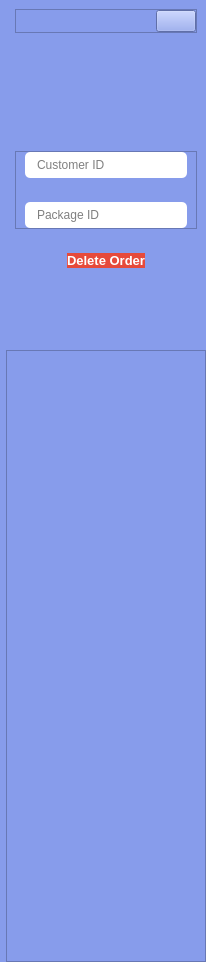
     <widget class="QCustomSlideMenu" name="deleteOrdersMenu" native="true">
      <property name="minimumSize">
       <size>
        <width>0</width>
        <height>658</height>
       </size>
      </property>
      <property name="maximumSize">
       <size>
        <width>0</width>
        <height>16777215</height>
       </size>
      </property>
      <property name="styleSheet">
       <string notr="true">background-color: #879CEB;</string>
      </property>
      <layout class="QVBoxLayout" name="verticalLayout_99">
       <property name="spacing">
        <number>0</number>
       </property>
       <property name="leftMargin">
        <number>6</number>
       </property>
       <property name="topMargin">
        <number>0</number>
       </property>
       <property name="rightMargin">
        <number>0</number>
       </property>
       <property name="bottomMargin">
        <number>0</number>
       </property>
       <item>
        <widget class="QWidget" name="widget_48" native="true">
         <property name="minimumSize">
          <size>
           <width>200</width>
           <height>350</height>
          </size>
         </property>
         <property name="styleSheet">
          <string notr="true">background-color: #879CEB;</string>
         </property>
         <layout class="QVBoxLayout" name="verticalLayout_100">
          <property name="spacing">
           <number>24</number>
          </property>
          <property name="bottomMargin">
           <number>0</number>
          </property>
          <item>
           <widget class="QFrame" name="frame_79">
            <property name="sizePolicy">
             <sizepolicy hsizetype="Preferred" vsizetype="Fixed">
              <horstretch>0</horstretch>
              <verstretch>0</verstretch>
             </sizepolicy>
            </property>
            <property name="styleSheet">
             <string notr="true">background-color: #879CEB;</string>
            </property>
            <property name="frameShape">
             <enum>QFrame::StyledPanel</enum>
            </property>
            <property name="frameShadow">
             <enum>QFrame::Raised</enum>
            </property>
            <layout class="QHBoxLayout" name="horizontalLayout_71">
             <property name="spacing">
              <number>0</number>
             </property>
             <property name="leftMargin">
              <number>0</number>
             </property>
             <property name="topMargin">
              <number>0</number>
             </property>
             <property name="rightMargin">
              <number>0</number>
             </property>
             <property name="bottomMargin">
              <number>0</number>
             </property>
             <item alignment="Qt::AlignRight">
              <widget class="QPushButton" name="closeDeleteOrdersMenu">
               <property name="text">
                <string/>
               </property>
               <property name="icon">
                <iconset>
                 <normaloff>../SSIS v@/Resource/closeIcon.png</normaloff>../SSIS v@/Resource/closeIcon.png</iconset>
               </property>
               <property name="iconSize">
                <size>
                 <width>24</width>
                 <height>24</height>
                </size>
               </property>
              </widget>
             </item>
            </layout>
           </widget>
          </item>
          <item alignment="Qt::AlignHCenter">
           <widget class="QLabel" name="label_31">
            <property name="minimumSize">
             <size>
              <width>70</width>
              <height>70</height>
             </size>
            </property>
            <property name="maximumSize">
             <size>
              <width>70</width>
              <height>70</height>
             </size>
            </property>
            <property name="text">
             <string/>
            </property>
            <property name="pixmap">
             <pixmap>resource/orders.png</pixmap>
            </property>
            <property name="scaledContents">
             <bool>true</bool>
            </property>
           </widget>
          </item>
          <item>
           <widget class="QFrame" name="frame_80">
            <property name="frameShape">
             <enum>QFrame::StyledPanel</enum>
            </property>
            <property name="frameShadow">
             <enum>QFrame::Raised</enum>
            </property>
            <layout class="QVBoxLayout" name="verticalLayout_101">
             <property name="spacing">
              <number>24</number>
             </property>
             <property name="topMargin">
              <number>0</number>
             </property>
             <property name="bottomMargin">
              <number>0</number>
             </property>
             <item>
              <widget class="QLineEdit" name="deleteOrderNameCus">
               <property name="font">
                <font>
                 <kerning>false</kerning>
                </font>
               </property>
               <property name="mouseTracking">
                <bool>true</bool>
               </property>
               <property name="styleSheet">
                <string notr="true">QLineEdit {
	background-color: #FFFFFF;
	padding: 5px 10px;
	border-radius: 5px;
}</string>
               </property>
               <property name="text">
                <string/>
               </property>
               <property name="frame">
                <bool>true</bool>
               </property>
               <property name="placeholderText">
                <string>Customer ID</string>
               </property>
              </widget>
             </item>
             <item>
              <widget class="QLineEdit" name="deleteOrderNamePack">
               <property name="font">
                <font>
                 <kerning>false</kerning>
                </font>
               </property>
               <property name="mouseTracking">
                <bool>true</bool>
               </property>
               <property name="styleSheet">
                <string notr="true">QLineEdit {
	background-color: #FFFFFF;
	padding: 5px 10px;
	border-radius: 5px;
}</string>
               </property>
               <property name="text">
                <string/>
               </property>
               <property name="frame">
                <bool>true</bool>
               </property>
               <property name="placeholderText">
                <string>Package ID</string>
               </property>
              </widget>
             </item>
            </layout>
           </widget>
          </item>
          <item alignment="Qt::AlignHCenter">
           <widget class="QPushButton" name="deleteOrderMenuBtn">
            <property name="font">
             <font>
              <pointsize>10</pointsize>
              <bold>true</bold>
              <strikeout>false</strikeout>
             </font>
            </property>
            <property name="cursor">
             <cursorShape>PointingHandCursor</cursorShape>
            </property>
            <property name="styleSheet">
             <string notr="true">	background-color: #e64a3b;
	border-radius: 10px;
	color: #FFFFFF;</string>
            </property>
            <property name="text">
             <string>Delete Order</string>
            </property>
           </widget>
          </item>
          <item>
           <spacer name="verticalSpacer_40">
            <property name="orientation">
             <enum>Qt::Vertical</enum>
            </property>
            <property name="sizeHint" stdset="0">
             <size>
              <width>20</width>
              <height>40</height>
             </size>
            </property>
           </spacer>
          </item>
         </layout>
        </widget>
       </item>
       <item>
        <widget class="QFrame" name="frame_81">
         <property name="styleSheet">
          <string notr="true">background-color: #879CEB;</string>
         </property>
         <property name="frameShape">
          <enum>QFrame::StyledPanel</enum>
         </property>
         <property name="frameShadow">
          <enum>QFrame::Raised</enum>
         </property>
         <layout class="QVBoxLayout" name="verticalLayout_102">
          <property name="spacing">
           <number>0</number>
          </property>
          <property name="leftMargin">
           <number>0</number>
          </property>
          <property name="topMargin">
           <number>0</number>
          </property>
          <property name="rightMargin">
           <number>0</number>
          </property>
          <property name="bottomMargin">
           <number>0</number>
          </property>
          <item>
           <spacer name="verticalSpacer_41">
            <property name="orientation">
             <enum>Qt::Vertical</enum>
            </property>
            <property name="sizeHint" stdset="0">
             <size>
              <width>20</width>
              <height>305</height>
             </size>
            </property>
           </spacer>
          </item>
          <item>
           <spacer name="verticalSpacer_42">
            <property name="orientation">
             <enum>Qt::Vertical</enum>
            </property>
            <property name="sizeHint" stdset="0">
             <size>
              <width>20</width>
              <height>305</height>
             </size>
            </property>
           </spacer>
          </item>
         </layout>
        </widget>
       </item>
      </layout>
     </widget>
